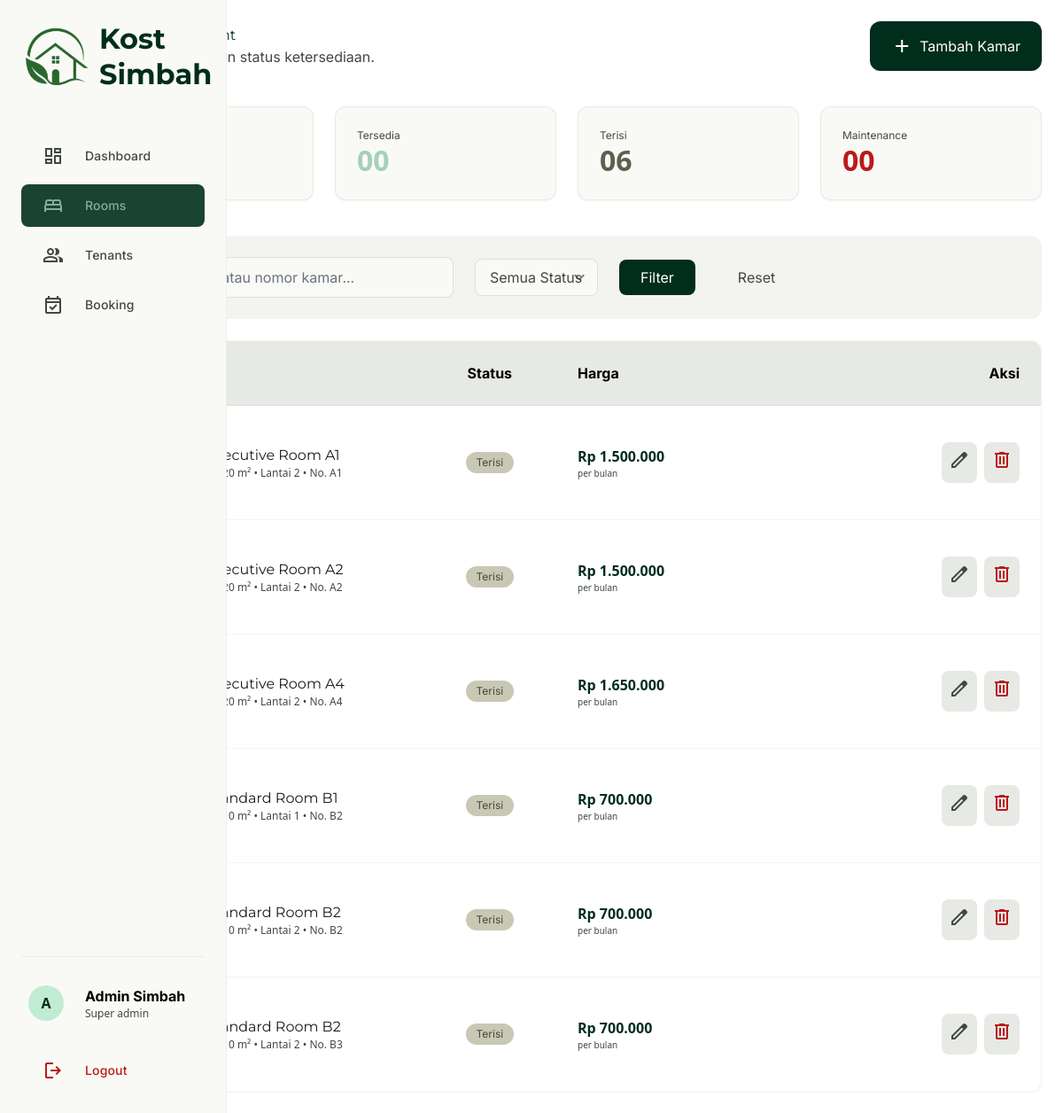
/admin/kamar.php (signed in), run on the app's committed database.
### tables this page shows
CREATE TABLE `kamar` (
  `id` int NOT NULL,
  `nomor_kamar` varchar(20) NOT NULL,
  `nama` varchar(100) NOT NULL,
  `tipe` enum('Standard','Deluxe','Executive','Suite') NOT NULL,
  `lantai` int NOT NULL DEFAULT '1',
  `luas` int DEFAULT NULL COMMENT 'dalam m2',
  `harga` decimal(12,2) NOT NULL,
  `status` enum('Tersedia','Terisi','Maintenance') DEFAULT 'Tersedia',
  `deskripsi` text,
  `fasilitas` text COMMENT 'JSON array fasilitas',
  `foto` varchar(255) DEFAULT NULL,
  `created_at` timestamp NOT NULL DEFAULT CURRENT_TIMESTAMP,
  `updated_at` timestamp NOT NULL DEFAULT CURRENT_TIMESTAMP ON UPDATE CURRENT_TIMESTAMP
);

### config/db.php (called while the page is built, shortened)
<?php
function formatRupiah($angka) {
    return 'Rp ' . number_format($angka, 0, ',', '.');
}

### admin/kamar.php (the view, shortened to what this page needs)
<?php
require_once '../config/db.php';
$search        = $conn->real_escape_string(trim($_GET['q'] ?? ''));
$where = "1=1";
$page        = max(1, (int)($_GET['page'] ?? 1));
$per_page    = 10;
$offset      = ($page - 1) * $per_page;
$total       = $conn->query("SELECT COUNT(*) as c FROM kamar WHERE $where")->fetch_assoc()['c'];
$kamar_list = $conn->query("SELECT * FROM kamar WHERE $where ORDER BY nomor_kamar ASC LIMIT $per_page OFFSET $offset")->fetch_all(MYSQLI_ASSOC);
$stats    = $conn->query("SELECT status, COUNT(*) as c FROM kamar GROUP BY status")->fetch_all(MYSQLI_ASSOC);
$stat_map = array_column($stats, 'c', 'status');
include '../config/head.php';
?>
<?php include 'sidebar.php'; ?>
<main class="pt-20 lg:pt-6 lg:ml-20 xl:ml-64 p-6">
  <section class="mb-lg flex flex-col md:flex-row md:items-center justify-between gap-md">
    <div>
      <h2 class="font-headline-lg text-primary">Room Management</h2>
      <p class="text-on-surface-variant font-body-md">Kelola unit kamar dan status ketersediaan.</p>
    </div>
    <button onclick="document.getElementById('modal-add').classList.remove('hidden')"
      class="flex items-center justify-center gap-xs px-md py-sm bg-primary text-on-primary rounded-xl font-label-md hover:opacity-90 transition-all shadow-sm">
      <span class="material-symbols-outlined">add</span> Tambah Kamar
    </button>
  </section>
  <section class="grid grid-cols-2 md:grid-cols-4 gap-md mb-lg">
    <div class="p-md rounded-xl bg-surface border border-outline-variant/30 shadow-sm">
      <p class="text-xs text-on-surface-variant font-label-sm">Total Kamar</p>
      <p class="text-headline-lg text-primary font-bold"><?= $total ?></p>
    </div>
    <div class="p-md rounded-xl bg-surface border border-outline-variant/30 shadow-sm">
      <p class="text-xs text-on-surface-variant font-label-sm">Tersedia</p>
      <p class="text-headline-lg text-primary-fixed-dim font-bold"><?= str_pad($stat_map['Tersedia'] ?? 0, 2, '0', STR_PAD_LEFT) ?></p>
    </div>
    <div class="p-md rounded-xl bg-surface border border-outline-variant/30 shadow-sm">
      <p class="text-xs text-on-surface-variant font-label-sm">Terisi</p>
      <p class="text-headline-lg text-secondary font-bold"><?= str_pad($stat_map['Terisi'] ?? 0, 2, '0', STR_PAD_LEFT) ?></p>
    </div>
    <div class="p-md rounded-xl bg-surface border border-outline-variant/30 shadow-sm">
      <p class="text-xs text-on-surface-variant font-label-sm">Maintenance</p>
      <p class="text-headline-lg text-error font-bold"><?= str_pad($stat_map['Maintenance'] ?? 0, 2, '0', STR_PAD_LEFT) ?></p>
    </div>
  </section>
  <section class="mb-md p-sm md:p-md bg-surface-container-low rounded-xl flex flex-col md:flex-row gap-md items-center">
    <form method="GET" class="flex flex-col md:flex-row gap-md w-full items-center">
      <div class="relative w-full md:w-96">
        <input name="q" type="text" value="<?= htmlspecialchars($search) ?>" class="w-full pl-10 pr-4 py-2.5 bg-surface border border-outline-variant/50 rounded-lg outline-none font-body-md" placeholder="Cari nama atau nomor kamar..."/>
      </div>
      <select name="status" class="bg-surface border border-outline-variant/50 rounded-lg px-4 py-2 font-label-md text-on-surface-variant outline-none">
        <option value="">Semua Status</option>
      </select>
      <button type="submit" class="px-md py-2 bg-primary text-on-primary rounded-lg font-label-md hover:opacity-90">Filter</button>
      <a href="/kost_simbah/admin/kamar.php" class="px-md py-2 text-on-surface-variant hover:text-primary font-label-md">Reset</a>
    </form>
  </section>
  <div class="bg-surface-container-lowest rounded-xl overflow-hidden shadow-sm border border-outline-variant/20">
    <div class="hidden md:grid grid-cols-12 gap-md p-md bg-surface-container-high border-b border-outline-variant/30 font-bold font-label-md">
      <div class="col-span-4">Info Kamar</div>
      <div class="col-span-2 text-center">Status</div>
      <div class="col-span-2">Harga</div>
      <div class="col-span-4 text-right">Aksi</div>
    </div>
    <div class="divide-y divide-outline-variant/20">
      <?php if(empty($kamar_list)): ?>
      <div class="p-xl text-center text-on-surface-variant">
        <span class="material-symbols-outlined text-5xl mb-md block">search_off</span>
        <p>Tidak ada kamar ditemukan.</p>
      </div>
      <?php else: ?>
      <?php foreach($kamar_list as $k):
        $status_badge = [
          'Tersedia'    => 'bg-primary-fixed text-on-primary-fixed-variant',
          'Terisi'      => 'bg-secondary-fixed-dim text-on-secondary-fixed-variant',
          'Maintenance' => 'bg-error-container text-on-error-container',
        ][$k['status']] ?? '';
      ?>
      <div class="grid grid-cols-1 md:grid-cols-12 gap-md p-md hover:bg-surface-container-low transition-colors items-center">
        <div class="col-span-1 md:col-span-4 flex items-center gap-md">
          <div class="w-20 h-20 rounded-lg overflow-hidden bg-surface-variant shrink-0 flex items-center justify-center">
          </div>
          <div>
            <h4 class="font-title-md text-on-surface"><?= htmlspecialchars($k['nama']) ?></h4>
            <p class="text-xs text-on-surface-variant flex items-center gap-1">
              <?= $k['luas'] ?? '-' ?> m² • Lantai <?= $k['lantai'] ?> • No. <?= $k['nomor_kamar'] ?>
            </p>
          </div>
        </div>
        <div class="col-span-1 md:col-span-2 flex justify-start md:justify-center">
          <span class="px-3 py-1 rounded-full <?= $status_badge ?> font-label-sm text-xs"><?= $k['status'] ?></span>
        </div>
        <div class="col-span-1 md:col-span-2">
          <p class="font-bold text-primary"><?= formatRupiah($k['harga']) ?></p>
          <p class="text-[10px] text-on-surface-variant">per bulan</p>
        </div>
        <div class="col-span-1 md:col-span-4 flex flex-wrap justify-end gap-xs">
          <a href="?edit=<?= $k['id'] ?>" class="p-2 rounded-lg bg-surface-container-high text-on-surface-variant hover:bg-secondary-container transition-all" title="Edit">
            <span class="material-symbols-outlined">edit</span>
          </a>
          <form method="POST" onsubmit="return confirm('Hapus kamar ini?')" class="inline">
            <button type="submit" class="p-2 rounded-lg bg-surface-container-high text-error hover:bg-error-container transition-all" title="Hapus">
              <span class="material-symbols-outlined">delete</span>
            </button>
          </form>
        </div>
      </div>
      <?php endforeach; ?>
      <?php endif; ?>
    </div>
  </div>
</main>
</body>
</html>

### config/head.php (style rules this page uses)
.material-symbols-outlined { font-variation-settings:'FILL' 0,'wght' 400,'GRAD' 0,'opsz' 24 }
html { scroll-behavior:smooth }

### data on the page
kamar: nama "Executive Room A1", luas "20", lantai "2", nomor_kamar "A1", status "Terisi", harga "Rp 1.500.000"
kamar: nama "Executive Room A2", luas "20", lantai "2", nomor_kamar "A2", status "Terisi", harga "Rp 1.500.000"
kamar: nama "Executive Room A4", luas "20", lantai "2", nomor_kamar "A4", status "Terisi", harga "Rp 1.650.000"
kamar: nama "Standard Room B1", luas "10", lantai "1", nomor_kamar "B2", status "Terisi", harga "Rp 700.000"
kamar: nama "Standard Room B2", luas "10", lantai "2", nomor_kamar "B2", status "Terisi", harga "Rp 700.000"
kamar: nama "Standard Room B2", luas "10", lantai "2", nomor_kamar "B3", status "Terisi", harga "Rp 700.000"

### other printed values
$item['label'] "Dashboard"
$item['label'] "Rooms"
$item['label'] "Tenants"
$item['label'] "Booking"
substr($_SESSION['admin_nama'] ?? 'A', 0, 1) "A"
$_SESSION['admin_nama'] "Admin Simbah"
str_replace('_',' ',$_SESSION['admin_role'] ?? 'admin') "Super admin"
str_pad($stat_map['Tersedia'] ?? 0, 2, '0', STR_PAD_LEFT) "00"
str_pad($stat_map['Terisi'] ?? 0, 2, '0', STR_PAD_LEFT) "06"
str_pad($stat_map['Maintenance'] ?? 0, 2, '0', STR_PAD_LEFT) "00"
